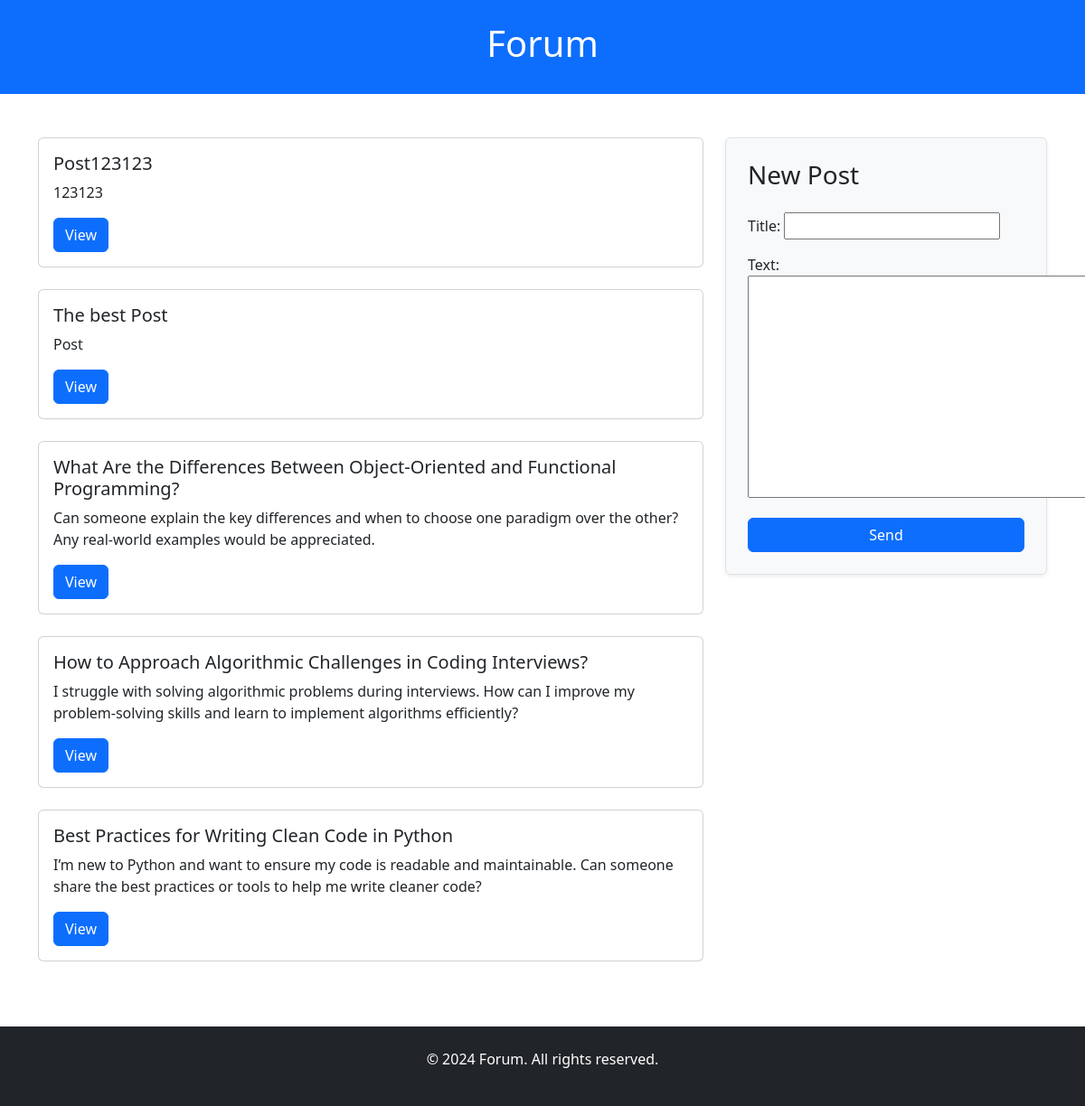
Screenshot of /forum/1/ (signed in) with the database file from the repository.
### forum/models.py (models this page shows, shortened)
class Post(models.Model):
    title = models.CharField(max_length=255)
    text = models.TextField()
    created_at = models.DateTimeField(auto_now_add=True)
    branch = models.ForeignKey(Branch, on_delete=models.CASCADE)
    author = models.ForeignKey(User, on_delete=models.CASCADE)
    views = models.PositiveIntegerField(default=0)

### forum/views.py (the view)
# urls.py: path('<int:branch_id>/', views.show_all_posts, name='posts'),
@login_required
def show_all_posts(request, branch_id):
    if request.method == 'POST':
        form = PostForm(request.POST)
        if form.is_valid():
            post = form.save(commit=False)
            post.author = request.user
            post.branch = Branch.objects.get(id=branch_id)
            post.save()
            return redirect('post', post_id=post.id)
    else:
        form = PostForm()
    branch = Branch.objects.get(id=branch_id)
    posts = Post.objects.filter(branch=branch).order_by('-created_at')
    return render(request, 'forum/list_posts.html', {'posts': posts, 'form': form})

### forum/forms.py
class PostForm(forms.ModelForm):
    class Meta:
        model = Post
        fields = ['title', 'text']

### forum/templates/forum/list_posts.html (shortened to what this page needs)
<!DOCTYPE html>
<html lang="en">
<head>
    <link href="https://cdn.jsdelivr.net/npm/bootstrap@5.3.2/dist/css/bootstrap.min.css" rel="stylesheet">
</head>
<body>
    <header class="bg-primary text-white py-4">
        <div class="container text-center">
            <h1>Forum</h1>
        </div>
    </header>
    <div class="wrapper">
        <main class="container my-5 content">
            <div class="row">
                <div class="col-md-8">
                    <div class="row">
                        {% for post in posts %}
                            <div class="col-md-12 mb-4">
                                <div class="card h-100">
                                    <div class="card-body">
                                        <h5 class="card-title">{{ post.title }}</h5>
                                        <p class="card-text">{{ post.text|truncatewords:30 }}</p>
                                        <a href="{% url 'post' post.id %}" class="btn btn-primary">View</a>
                                    </div>
                                </div>
                            </div>
                        {% endfor %}
                    </div>
                </div>
                <div class="col-md-4">
                    <div class="sticky-form">
                        <form method="post" action="#" class="p-4 border rounded shadow-sm bg-light">
                            <h3 class="mb-4">New Post</h3>
                            {{ form.as_p }}
                            <button type="submit" class="btn btn-primary w-100">Send</button>
                        </form>
                    </div>
                </div>
            </div>
        </main>
        <footer class="bg-dark text-white py-4 mt-auto">
            <div class="container text-center">
                <p>&copy; 2024 Forum. All rights reserved.</p>
            </div>
        </footer>
    </div>
</body>
</html>

### forum/templates/forum/list_posts.html (style rules this page uses)
html, body { height: 100%; margin: 0; }
.wrapper { min-height: 100%; display: flex; flex-direction: column; }
.content { flex: 1; }
.sticky-form { position: sticky; top: 20px; }

### rows the page displays
Post: title "Post123123", text "123123"
Post: title "The best Post", text "Post"
Post: title "What Are the Differences Between Object-Oriented and Functional Programming?", text "Can someone explain the key differences and when to choose one paradigm over the other? Any real-world examples would be appreciated."
Post: title "How to Approach Algorithmic Challenges in Coding Interviews?", text "I struggle with solving algorithmic problems during interviews. How can I improve my problem-solving skills and learn to implement algorithms efficiently?"
Post: title "Best Practices for Writing Clean Code in Python", text "I’m new to Python and want to ensure my code is readable and maintainable. Can someone share the best practices or tools to help me write cleaner code?"
